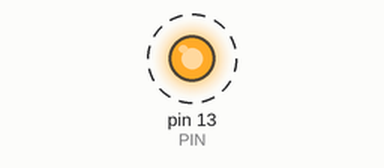
Simulated run of this sketch. Board: Arduino Uno, built with avr-gcc and run on an emulated ATmega328P. Parts: output pins drawn as LEDs (lit = HIGH). Dashed ring = blinking.

Above: at 0.5 s.
Timing chart, 0 to 4.6 s (numbered marks = the images above):
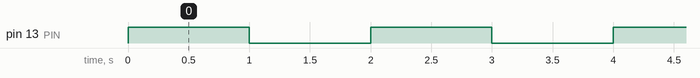

The sketch:

blink.ino
```cpp
// (licence header left out)
// Global variables
const int PIN = 13;


void setup() {
  // Sets up the pins
  pinMode(PIN, OUTPUT);
}


void loop() {
  // Loops infinitely after setup
  const int DELAYTIME = 1000, BLINKTIME = 1000;

  digitalWrite(PIN, HIGH);
  delay(BLINKTIME);
  digitalWrite(PIN, LOW);
  delay(DELAYTIME);
}
```

Measured:
- by itself, pin 13 (PIN): alternates HIGH for 1.0 s and LOW for 1.0 s
